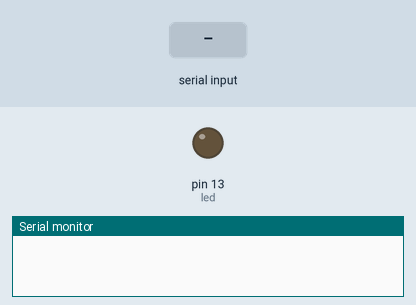
This sketch was run on a simulated Arduino Uno, built with avr-gcc and run on an emulated ATmega328P. Parts: output pins drawn as LEDs (lit = HIGH), the last lines printed to the serial monitor. The test bench sets the inputs (shaded band).

Above: at 1.2 s.
1.3 s: "." received over Serial
At 3.1 s:
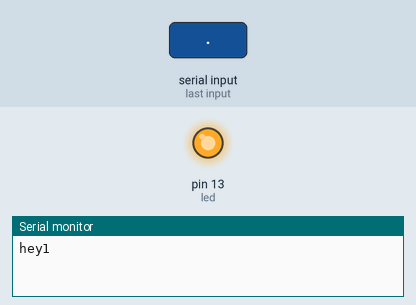
Timing chart, 0 to 10.3 s (numbered marks = the images above; inputs shaded):
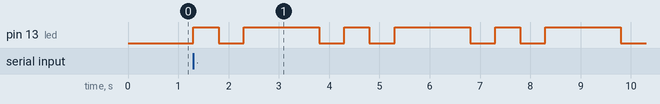

The sketch:

MorseCoder.ino
```cpp
#include"MorseCodes.h"

const int led = 13;

const long unit = 500;

long lastFlash = 0;

int i = 0;

bool light = false;

//initializes all global variables

// Argument: Any character
// Return Value: Either:
//                  1) If the character is a letter, the upper case equivalent.
//                  2) If the character is not a letter, the original value.
char toUpper(char c) {
  if (c >= 0x41 && c <= 0x5A) {
    return c;
  }
  else if (c >= 0x61 && c <= 0x7A) {
    return c ^ (1 << 5);
  }
  else return c;
}

//sanitizes input and only deals with characters that are either upper or lower case letters. All other input is just returned.

void setup() {
  Serial.begin(9600);
  pinMode(led, OUTPUT);

}
String elmo;

bool reading = false;
bool stillGoing;

//initializes variables needed for proper timing and morse functions
void convertIncomingCharsToMorseCode() {

  long now = millis();


  if (reading == true) {

    if (elmo[i] == '.' && stillGoing) {
      digitalWrite(13, HIGH);
      if ((now - lastFlash) >= unit)  {

        digitalWrite(13, LOW);
        lastFlash = millis();
        stillGoing = false;
      }
//case of dot is handled
    }
    if (elmo[i] == '-' && stillGoing) {
      digitalWrite(13, HIGH);

      if ((now - lastFlash) >= (3 * unit)) {
        digitalWrite(13, LOW);
        lastFlash = millis();
        stillGoing = false;
      }
    }
    //case if dash is handled

    if (elmo[i] == ' ' && stillGoing) {
      if ((now - lastFlash) >= (7 * unit)) {
        digitalWrite(13, LOW);

        lastFlash = millis();
        stillGoing = false;
      }
    }
//case of space is handled
    if ((now - lastFlash) >= unit && !stillGoing) {

      digitalWrite(13, LOW);
      light = false;
      lastFlash = millis();
      i++;
      stillGoing = true;
      Serial.print("hey");
      Serial.print(i);

    }
//light turning off for one unit after each symbol is processed

    \
      if (i == (elmo.length()) && stillGoing && ((now - lastFlash) >= (3 * unit))) {
        digitalWrite(13, LOW);
        light = true;
        lastFlash = millis();

reading = false;
      }
      //light turning off for 3 units after each letter is completed


  }
  //checking to make sure that another character is available from the input
  else {
    if (Serial.available() > 0) {
      char x;

      x = (char)Serial.read();
      lastFlash = millis();
      reading = true;
      stillGoing = true;
      elmo = morseEncode(x);
      i = 0;
    }

  }

}


// TODO


void loop() {
  // No Need to Modify this.  Put most of your code in "convertIncomingCharsToMorseCode()"
  convertIncomingCharsToMorseCode();
}
```

MorseCodes.cpp
```cpp
#include"MorseCodes.h"
//
#include<string.h>  // For strcmp

// Morse Code can also be thought of as a substitution cipher.
// A "code word" (dots and dashes) is substituted for a symbol

// This struct provides the "structure" for one row of the substitution table
typedef struct {      // A struct is like a simple class with just public fields (no methods)
  char symbol;        // The Unencoded Symbol
  const char *codeString;   // The Encoded value to substitute for the symbol
} Code;

// **** The actual substitution table.  ****
// Codes via: http://morsecode.scphillips.com/morse2.html
// This is declared as "const" for two reasons:
//   1) Morse codes won't change (and shouldn't be changed by the program)
//   2) Declaring this const puts it in the "read-only" part of Memory (where the program
//       code is also located).  The Arduino has little RAM compared to ROM. Making this
//       const leaves more RAM available in case the program needs to use it)
// It's declared as static to confine the scope to this file (another file could also use
// a variable called MorseCodeTable)
static const Code MorseCodeTable[] = {
  {'A',".-"},
  {'B',"-..."},
  {'C',"-.-."},
  {'D',"-.."},
  {'E',"."},
  {'F',"..-."},
  {'G',"--."},
  {'H',"...."},
  {'I',".."},
  {'J',".---"},
  {'K',"-.-"},
  {'L',".-.."},
  {'M',"--"},
  {'N',"-."},
  {'O',"---"},
  {'P',".--."},
  {'Q',"--.-"},
  {'R',".-."},
  {'S',"..."},
  {'T',"-"},
  {'U',"..-"},
  {'V',"...-"},
  {'W',".--"},
  {'X',"-..-"},
  {'Y',"-.--"},
  {'Z',"--.."},
  {'0',"-----"},
  {'1',".----"},
  {'2',"..---"},
  {'3',"...--"},
  {'4',"....-"},
  {'5',"....."},
  {'6',"-...."},
  {'7',"--..."},
  {'8',"---.."},
  {'9',"----."},
  {'.',".-.-.-"},
  {',',"--..--"},
  {':',"---..."},
  {'?',"..--.."},
  {'\'',".----."},
  {'-',"-....-"},
  {'/',"-..-."},
  {'"',".-..-."},
  {'@',".--.-."},
  {'=',"-...-"},
  // Special, non-Morse codes
  {' '," "},
};

// The number of rows in the table (computed from the table itself)
static const unsigned MorseCodeTableSize = sizeof(MorseCodeTable)/sizeof(Code);

const char* morseEncode(char symbol) {
  // Treat the table somewhat like a Hash-map (A topic of Data Structures & Algorithms)
  //    The Symbol (letter) is the "Key"
  //    The Morse Code is the corresponding value
  //    The Hashcode function computes an index based on the Key

  // If it's a letter, look up the code
  char upper = toUpper(symbol);
  if(upper>='A' && upper<='Z') {
    return  MorseCodeTable[upper-'A'].codeString;
  }

  // If it's a digit, look up the code
  if(symbol>='0' && symbol<='9') {
    return MorseCodeTable[symbol-'0'+26].codeString;
  }

  // If it's another symbol, search for it and return a code if it's in the table
  for(unsigned i=26+10;i<MorseCodeTableSize;i++) {
    if(MorseCodeTable[i].symbol == symbol) {
      return MorseCodeTable[i].codeString;
    }
  }
  // Default: Return no match
  return "";
}


// The function name morseDecode() is overloaded (same name can take different parameter lists):
//    There's a version that will work with an Arduino String object
//    and a version that works with C-style strings (character arrays)

// If the given code is in the table return the corresponding symbol
char morseDecode(const char* encoded) {
  // Try to find it in the table
  for(unsigned i=0;i<MorseCodeTableSize;i++) {
    if(strcmp(MorseCodeTable[i].codeString, encoded) == 0) {
      return MorseCodeTable[i].symbol;
    }
  }
  return 0;  // Returns null if no valid symbol for the given code.
}

// Overloaded version simply calls the alternate version with appropriate data.
// Again, if the given code is in the table return the corresponding symbol
char morseDecode(String encoded) {
  return morseDecode(encoded.c_str());
}
```

MorseCodes.h
```cpp
//
/*
 * The Header (.h) file declares things that belong at the "head"
 * (beginning) of a file to explain some aspects of the contents
 * that follow.  Headers often specify the public interface to
 * a library or class.  In this case it provides the function
 * prototypes and comments indicating how they are used.
 * (So a programmer who needs to use these functions shouldn't
 *  have to study their source code in the .cpp file)
 */

#include<WString.h> // For access to the Arduino String class

// Argument: A character (letter, digit, or valid Morse punctuation)
// Return Value: Either:
//                1) If given a valid Morse symbol, a null-terminated string containing the
//                   dots/dashes for the symbol. Ex: morseEncode('Q') returns "--.-"
//                2) If the symbol is a space, a string containing a space.
//                   Ex: morseEncode(' ') returns " "
//                3) If the symbol isn't a valid Morse symbol, an empty string.
//                   Ex: morseEncode('#') returns ""
// Typical Usage:
//               String code = morseEncode('a');)
extern const char* morseEncode(char symbol);

// Argument: A null-terminated C-string or String object with a pattern of dots and dashes.
// Return Value: Either
//               1) If the dots and dashes represent a valid Morse symbol, that symbol.
//                  Ex: morseDecode("--.-") returns 'Q'
//               2) If the dots and dashes are not a valid symbol, null (the value 0).
//                  Ex: morseDecode("-.-.-") returns 0 (0, not the symbol '0')
extern char morseDecode(const char* code);
extern char morseDecode(String encoded);

// Argument: Any character
// Return Value: Either:
//                  1) If the character is a letter, the upper case equivalent.
//                  2) If the character is not a letter, the original value.
extern char toUpper(char c);
```

Measured:
- after the input at 1.3 s, pin 13 (led): LOW → HIGH at once, then repeats every 3.0 s: LOW 0.50 s, HIGH 1.5 s, LOW 0.50 s, HIGH 0.50 s
